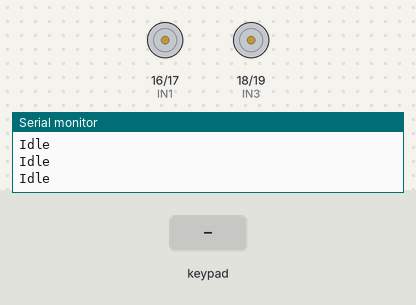
Recording of a sketch running on a simulated ESP32. Parts: motor-driver pin pairs drawn as motors (green arrow = first pin HIGH = forward, orange = second pin HIGH = backward, longer = more drive), the last lines printed to the serial monitor. The test bench sets the inputs (shaded band).

Above: at 1.2 s.
1.3 s: key 'D' pressed
At 1.51 s:
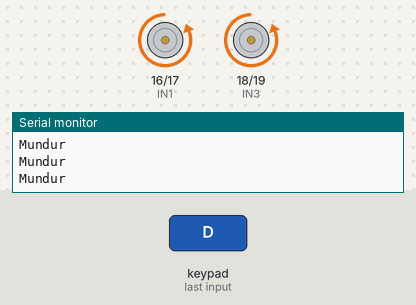
3.2 s: key 'L' pressed
At 3.41 s:
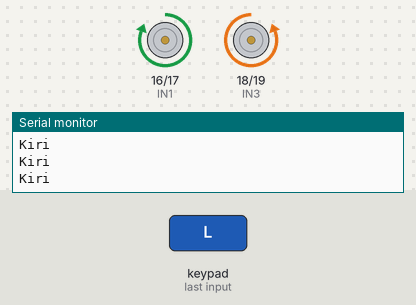
5.1 s: key 'R' pressed
At 5.3 s:
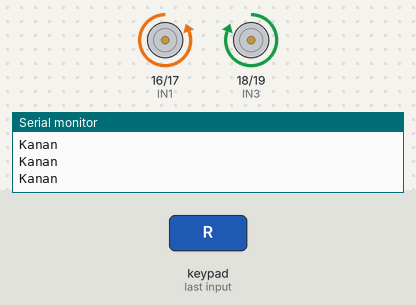
Timing chart, 0 to 8.1 s (numbered marks = the images above; inputs shaded):
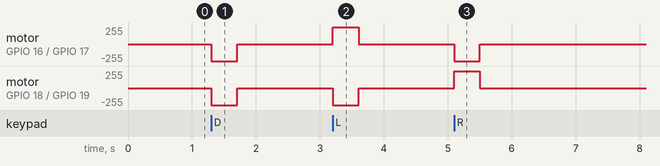

Measured:
- after the input at 1.3 s, motor on GPIO 16 (IN1) / GPIO 17 (IN2), motor on GPIO 18 (IN3) / GPIO 19 (IN4): stopped → backward 255/255 at once, → stopped 0.41 s later
- after the input at 3.2 s, motor on GPIO 16 (IN1) / GPIO 17 (IN2): stopped → forward 255/255 at once, → stopped 0.41 s later; motor on GPIO 18 (IN3) / GPIO 19 (IN4): stopped → backward 255/255 at once, → stopped 0.41 s later
- after the input at 5.1 s, motor on GPIO 16 (IN1) / GPIO 17 (IN2): stopped → backward 255/255 at once, → stopped 0.40 s later; motor on GPIO 18 (IN3) / GPIO 19 (IN4): stopped → forward 255/255 at once, → stopped 0.40 s later

The sketch:

robotSumo.ino
```cpp
#include <DabbleESP32.h>

#define IN1 16
#define IN2 17
#define IN3 18
#define IN4 19

void setup() {
    Serial.begin(9600);
    Dabble.begin("ESP32_Dabble");
    pinMode(IN1, OUTPUT);
    pinMode(IN2, OUTPUT);
    pinMode(IN3, OUTPUT);
    pinMode(IN4, OUTPUT);

    digitalWrite(IN1, LOW);
    digitalWrite(IN2, LOW);
    digitalWrite(IN3, LOW);
    digitalWrite(IN4, LOW);

    Serial.println("L298N and ESP32 Test Started");
}

void loop() {
    Dabble.processInput();
  //Tombol Bawah
    if (GamePad.isPressed(1)) {
        digitalWrite(IN1, LOW);
        digitalWrite(IN2, HIGH);
        digitalWrite(IN3, LOW);
        digitalWrite(IN4, HIGH);
        Serial.println("Mundur");

    }
    //Tombol Kiri
    else if (GamePad.isPressed(2)) {
        digitalWrite(IN1, HIGH);
        digitalWrite(IN2, LOW);
        digitalWrite(IN3, LOW);
        digitalWrite(IN4, HIGH);
        Serial.println("Kiri");

    }
    //Tombol Kanan
    else if (GamePad.isPressed(3)) {
        digitalWrite(IN1, LOW);
        digitalWrite(IN2, HIGH);
        digitalWrite(IN3, HIGH);
        digitalWrite(IN4, LOW);
        Serial.println("Kanan");

    }
    //Tombol Select
    else if (GamePad.isPressed(5)) {
        digitalWrite(IN1, LOW);
        digitalWrite(IN2, LOW);
        digitalWrite(IN3, LOW);
        digitalWrite(IN4, LOW);
        Serial.println("Stop");
    }
    else if (GamePad.isPressed(8)) {
        digitalWrite(IN1, HIGH);
        digitalWrite(IN2, LOW);
        digitalWrite(IN3, HIGH);
        digitalWrite(IN4, LOW);
        Serial.println("Maju");
    }
    else if (GamePad.isPressed(9)) {
        digitalWrite(IN1, LOW);
        digitalWrite(IN2, HIGH);
        digitalWrite(IN3, LOW);
        digitalWrite(IN4, HIGH);
        Serial.println("Mundur");
    }
    else {
        digitalWrite(IN1, LOW);
        digitalWrite(IN2, LOW);
        digitalWrite(IN3, LOW);
        digitalWrite(IN4, LOW);
        Serial.println("Idle");
    }
}
```
